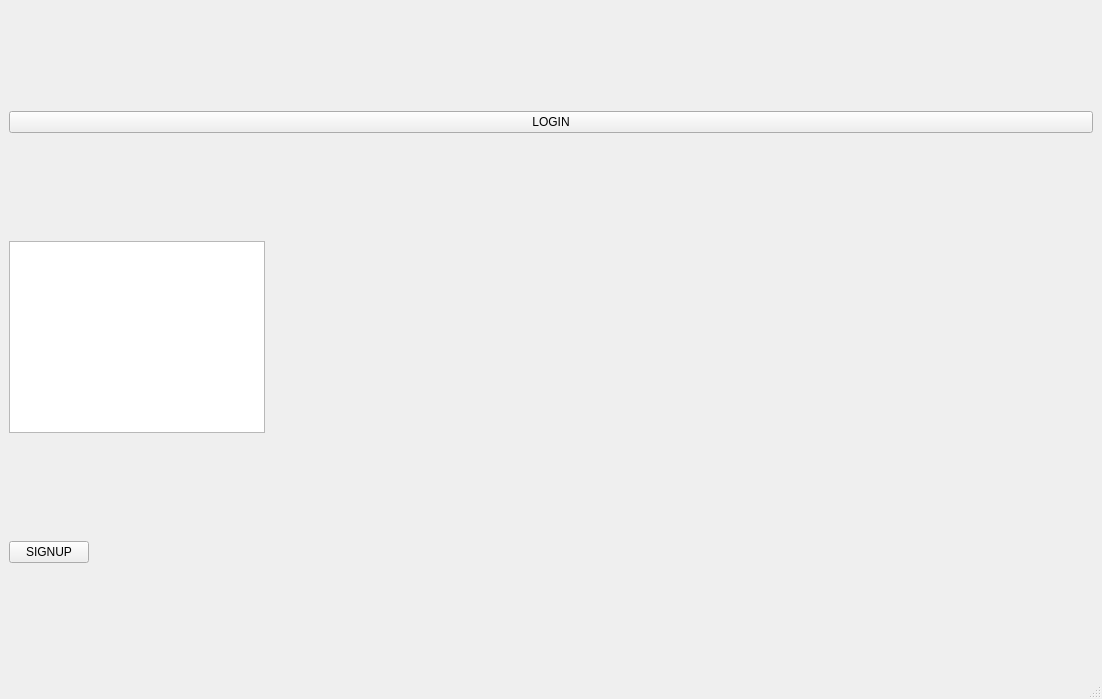
<?xml version="1.0" encoding="UTF-8"?>
<ui version="4.0">
 <class>Home</class>
 <widget class="QMainWindow" name="Home">
  <property name="geometry">
   <rect>
    <x>0</x>
    <y>0</y>
    <width>1102</width>
    <height>699</height>
   </rect>
  </property>
  <property name="windowTitle">
   <string>Home</string>
  </property>
  <widget class="QWidget" name="centralwidget">
   <layout class="QVBoxLayout" name="verticalLayout">
    <item>
     <widget class="QPushButton" name="btn_1">
      <property name="text">
       <string>LOGIN</string>
      </property>
     </widget>
    </item>
    <item>
     <widget class="QTextEdit" name="textEdit">
      <property name="sizePolicy">
       <sizepolicy hsizetype="Maximum" vsizetype="Maximum">
        <horstretch>0</horstretch>
        <verstretch>0</verstretch>
       </sizepolicy>
      </property>
      <property name="html">
       <string>&lt;!DOCTYPE HTML PUBLIC &quot;-//W3C//DTD HTML 4.0//EN&quot; &quot;http://www.w3.org/TR/REC-html40/strict.dtd&quot;&gt;
&lt;html&gt;&lt;head&gt;&lt;meta name=&quot;qrichtext&quot; content=&quot;1&quot; /&gt;&lt;meta charset=&quot;utf-8&quot; /&gt;&lt;style type=&quot;text/css&quot;&gt;
p, li { white-space: pre-wrap; }
hr { height: 1px; border-width: 0; }
li.unchecked::marker { content: &quot;\2610&quot;; }
li.checked::marker { content: &quot;\2612&quot;; }
&lt;/style&gt;&lt;/head&gt;&lt;body style=&quot; font-family:'Segoe UI'; font-size:9pt; font-weight:400; font-style:normal;&quot;&gt;
&lt;p style=&quot;-qt-paragraph-type:empty; margin-top:0px; margin-bottom:0px; margin-left:0px; margin-right:0px; -qt-block-indent:0; text-indent:0px;&quot;&gt;&lt;br /&gt;&lt;/p&gt;&lt;/body&gt;&lt;/html&gt;</string>
      </property>
     </widget>
    </item>
    <item>
     <widget class="QPushButton" name="pushButton_2">
      <property name="sizePolicy">
       <sizepolicy hsizetype="Fixed" vsizetype="Fixed">
        <horstretch>0</horstretch>
        <verstretch>0</verstretch>
       </sizepolicy>
      </property>
      <property name="text">
       <string>SIGNUP</string>
      </property>
     </widget>
    </item>
   </layout>
  </widget>
  <widget class="QMenuBar" name="menubar">
   <property name="geometry">
    <rect>
     <x>0</x>
     <y>0</y>
     <width>1102</width>
     <height>21</height>
    </rect>
   </property>
  </widget>
  <widget class="QStatusBar" name="statusbar"/>
 </widget>
 <resources/>
 <connections>
  <connection>
   <sender>btn_1</sender>
   <signal>clicked()</signal>
   <receiver>Home</receiver>
   <slot>btn_1_handle()</slot>
   <hints>
    <hint type="sourcelabel">
     <x>242</x>
     <y>149</y>
    </hint>
    <hint type="destinationlabel">
     <x>474</x>
     <y>86</y>
    </hint>
   </hints>
  </connection>
  <connection>
   <sender>pushButton_2</sender>
   <signal>clicked()</signal>
   <receiver>Home</receiver>
   <slot>ADDnode()</slot>
   <hints>
    <hint type="sourcelabel">
     <x>76</x>
     <y>569</y>
    </hint>
    <hint type="destinationlabel">
     <x>237</x>
     <y>448</y>
    </hint>
   </hints>
  </connection>
 </connections>
 <slots>
  <slot>btn_1_handle()</slot>
  <slot>btn_1_handle2()</slot>
  <slot>ADDnode()</slot>
 </slots>
</ui>
